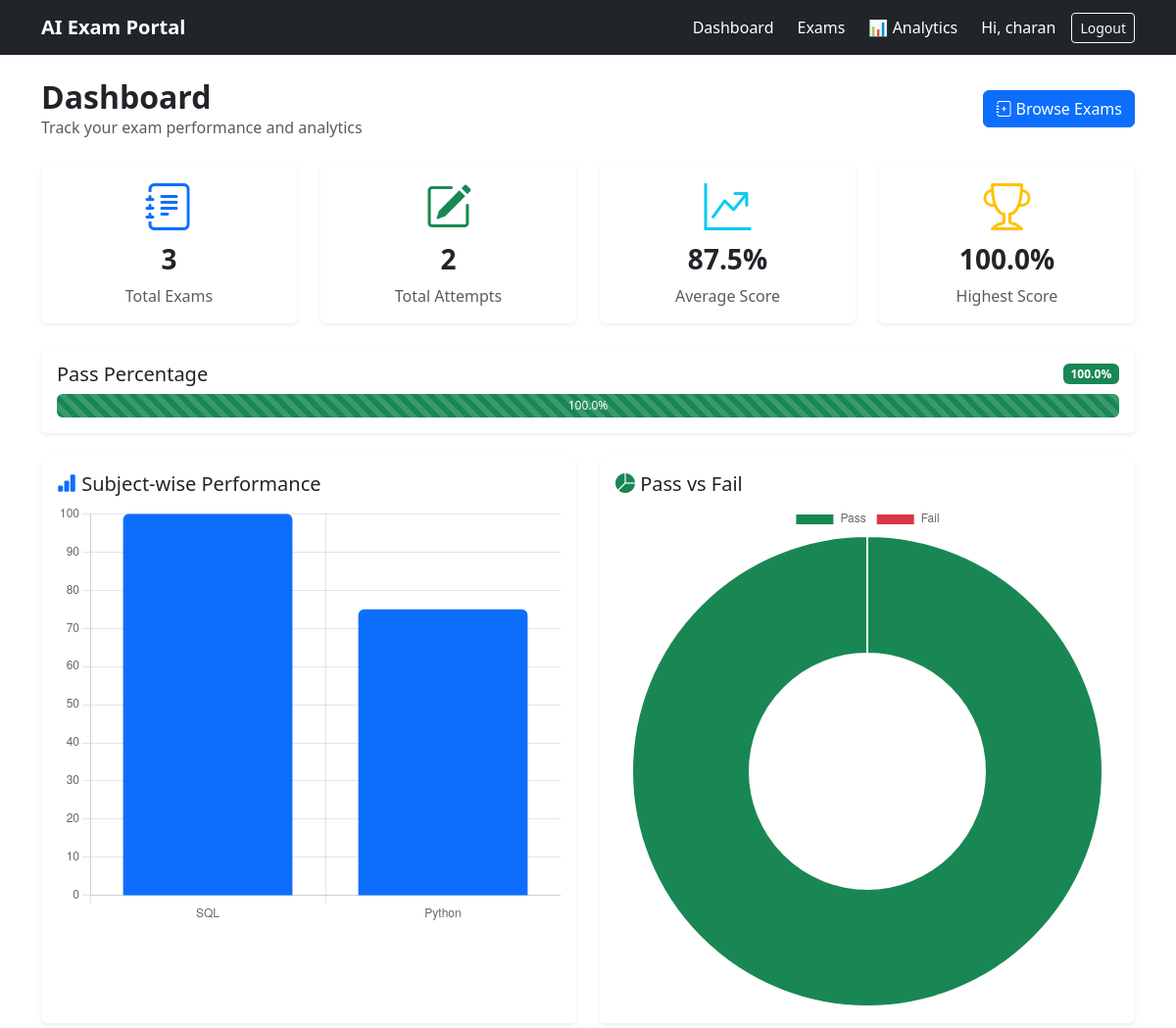
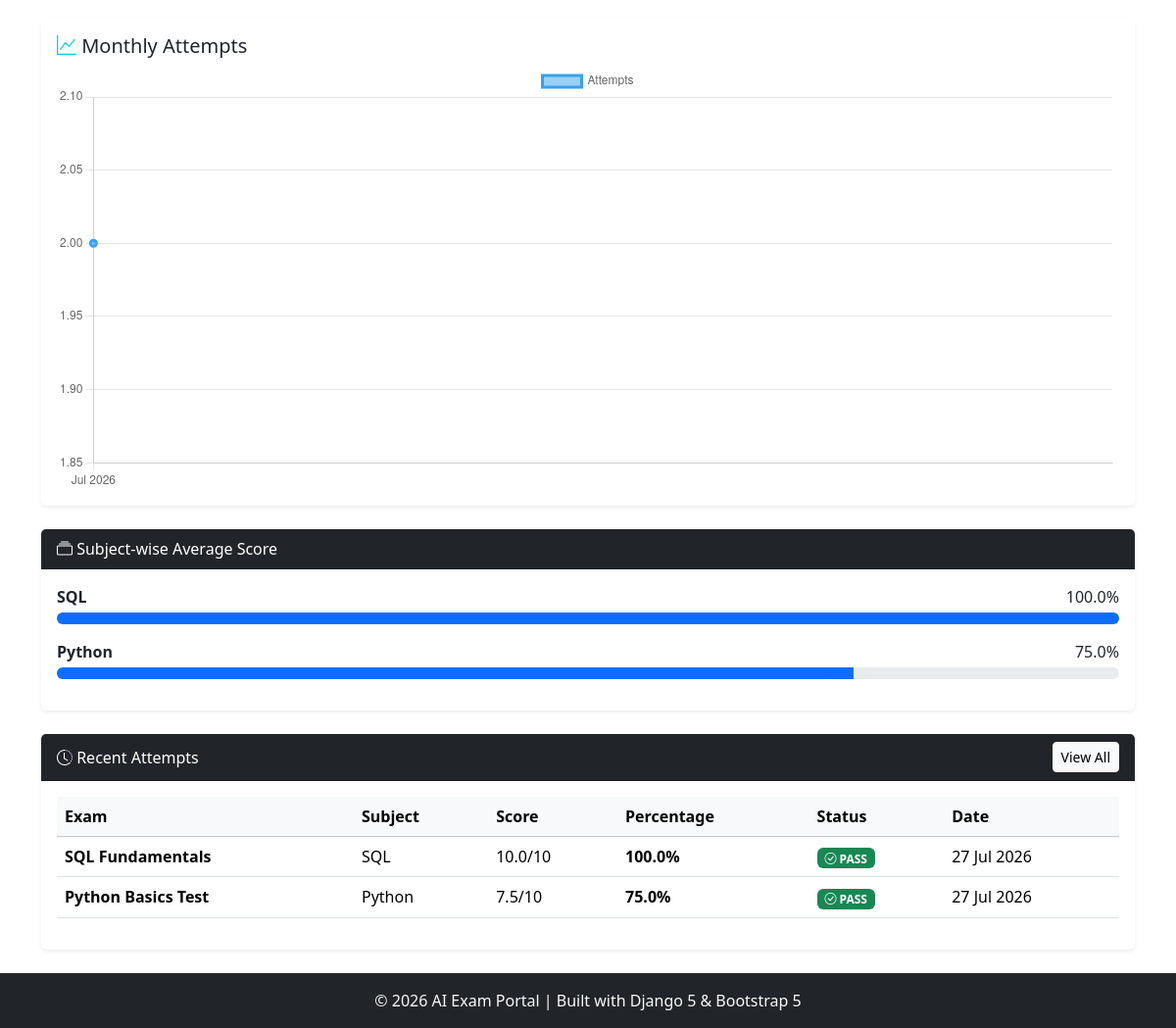
The app's page / (signed in), older data (2 pictures, top to bottom).
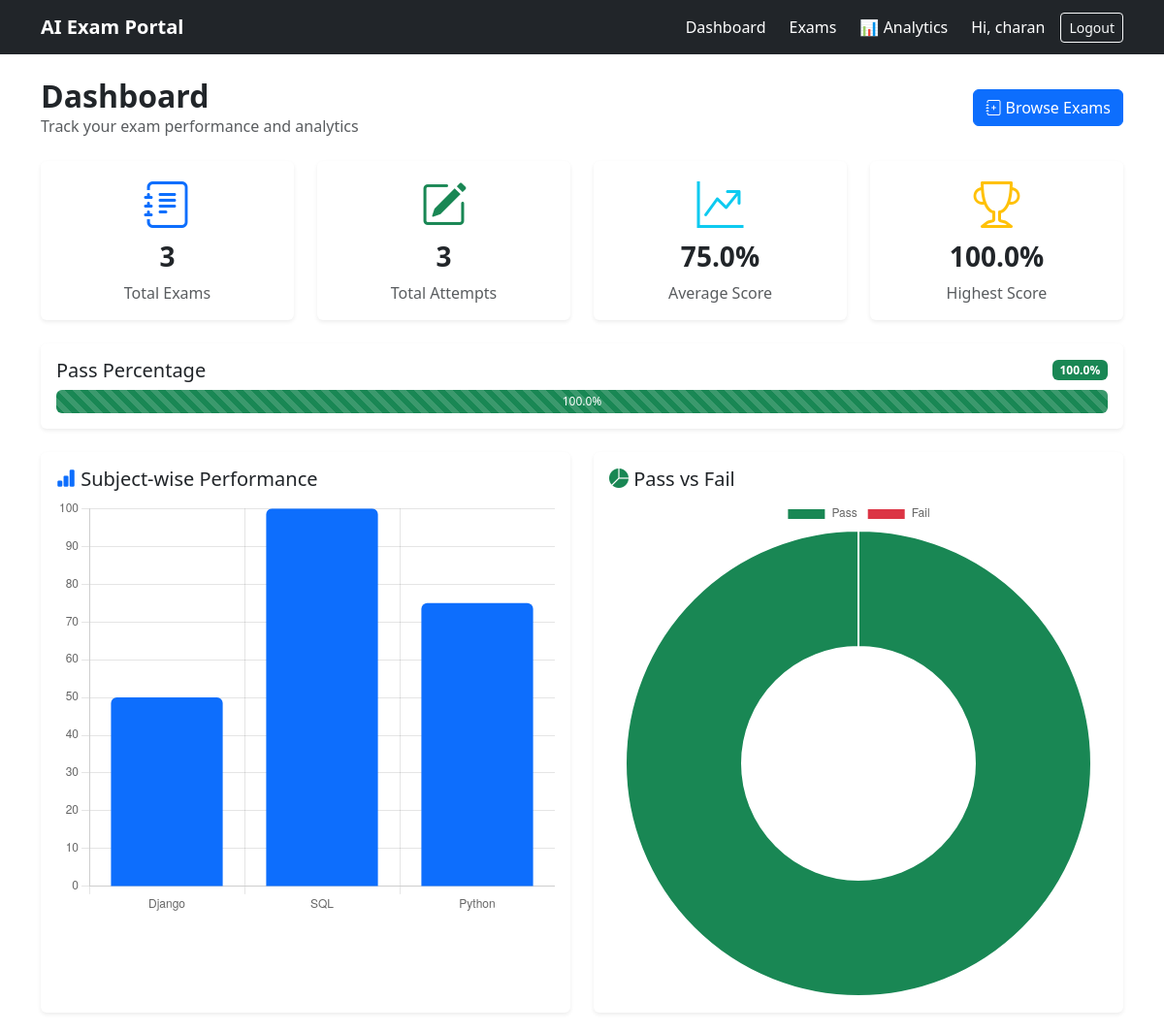
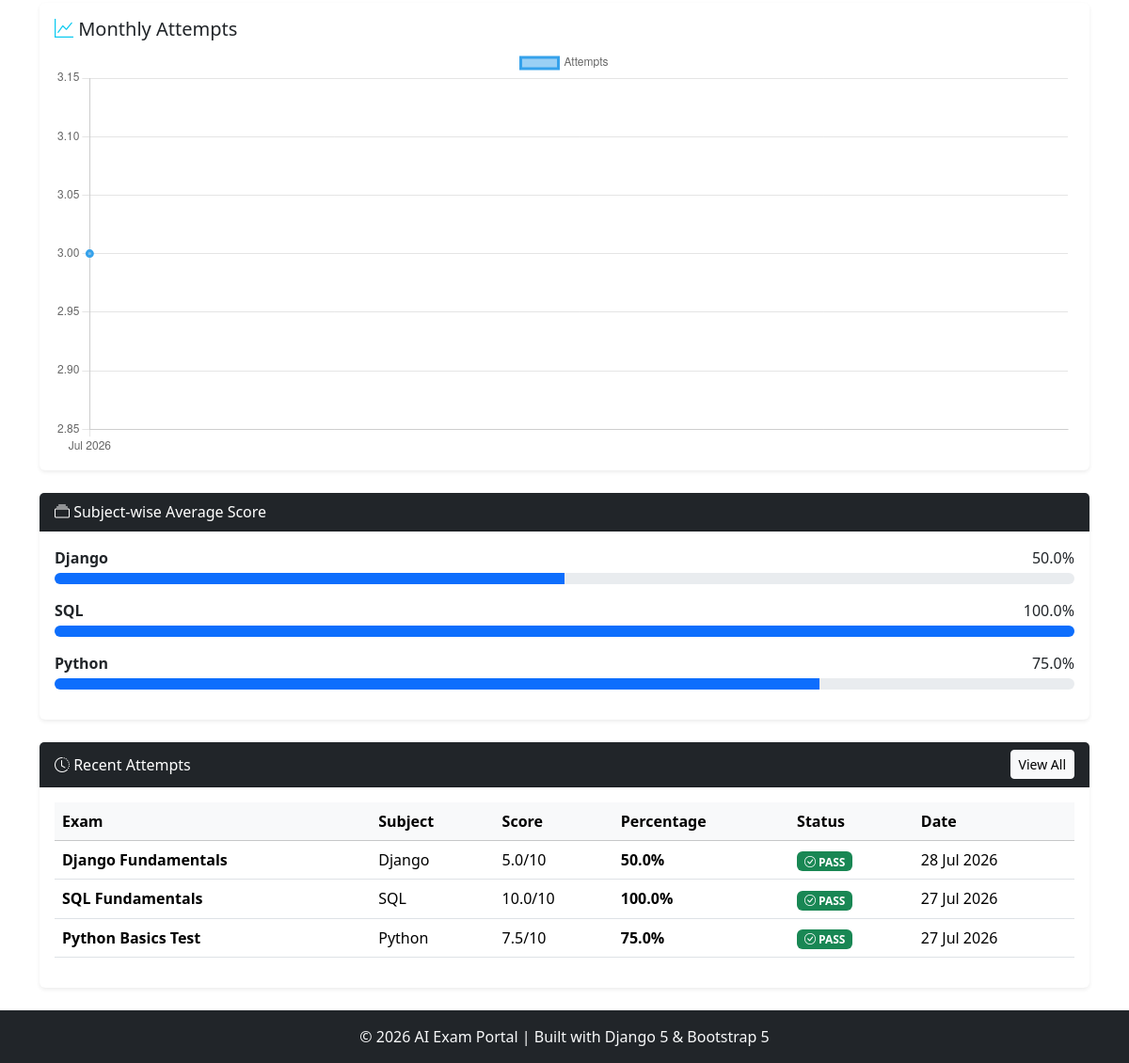
The same page, newer data (2 pictures, top to bottom).
### exams/models.py (models this page shows, shortened)
class Exam(models.Model):
    DIFFICULTY_CHOICES = [
        ('Easy', 'Easy'),
        ('Medium', 'Medium'),
        ('Hard', 'Hard'),
    ]
    title = models.CharField(max_length=200)
    subject = models.CharField(max_length=100)
    description = models.TextField(blank=True)
    duration_minutes = models.PositiveIntegerField(default=30)
    negative_marking = models.BooleanField(
        default=False,
        help_text="Enable negative marking for incorrect answers."
    )
    negative_marks = models.FloatField(
        default=0.25,
        help_text="Marks deducted for each incorrect answer."
    )
    difficulty = models.CharField(
        max_length=10,
        choices=DIFFICULTY_CHOICES
    )
    created_by = models.ForeignKey(
        User,
        on_delete=models.CASCADE
    )
    created_at = models.DateTimeField(
        auto_now_add=True
    )
    class Meta:
        ordering = ['-created_at']

class ExamAttempt(models.Model):
    student = models.ForeignKey(
        User,
        on_delete=models.CASCADE,
        related_name="exam_attempts"
    )
    exam = models.ForeignKey(
        Exam,
        on_delete=models.CASCADE,
        related_name="attempts"
    )
    started_at = models.DateTimeField(
        auto_now_add=True
    )
    submitted_at = models.DateTimeField(
        null=True,
        blank=True
    )
    score = models.FloatField(
        default=0
    )
    total_marks = models.PositiveIntegerField(
        default=0
    )
    is_submitted = models.BooleanField(
        default=False
    )
    class Meta:
        ordering = ['-started_at']
        constraints = [
            models.UniqueConstraint(
                fields=[
                    'student',
                    'exam'
                ],
                condition=Q(
                    is_submitted=True
                ),
                name="unique_submitted_attempt"
            )
        ]
    @property
    def percentage(self):
        if self.total_marks == 0:
            return 0
        return round(
            (self.score / self.total_marks) * 100,
            2
        )
    @property
    def is_passed(self):
        return self.percentage >= 40

### exams/views.py (the view)
# urls.py: path('', DashboardView.as_view(), name='dashboard'),
class DashboardView(LoginRequiredMixin, TemplateView):
    template_name = "dashboard.html"
    def get_context_data(self, **kwargs):
        context = super().get_context_data(**kwargs)
        attempts = ExamAttempt.objects.filter(
            student=self.request.user,
            is_submitted=True
        ).select_related("exam")
        percentages = []
        for attempt in attempts:
            if attempt.total_marks > 0:
                percentages.append(
                    (attempt.score / attempt.total_marks) * 100
                )
        average_score = (
            round(sum(percentages) / len(percentages), 2)
            if percentages else 0
        )
        highest_score = (
            round(max(percentages), 2)
            if percentages else 0
        )
        passed_count = sum(
            1 for p in percentages if p >= 40
        )
        failed_count = len(percentages) - passed_count
        pass_percentage = (
            round((passed_count / len(percentages)) * 100, 2)
            if percentages else 0
        )
        subject_stats = []
        subjects = attempts.values_list(
            "exam__subject",
            flat=True
        ).distinct()
        for subject in subjects:
            subject_attempts = attempts.filter(
                exam__subject=subject
            )
            subject_percentages = []
            for attempt in subject_attempts:
                if attempt.total_marks > 0:
                    subject_percentages.append(
                        (attempt.score / attempt.total_marks) * 100
                    )
            avg_percentage = (
                round(
                    sum(subject_percentages) / len(subject_percentages),
                    2
                )
                if subject_percentages else 0
            )
            subject_stats.append({
                "exam__subject": subject,
                "avg_score": avg_percentage,
            })
        monthly_attempts = (
            attempts
            .annotate(month=TruncMonth("submitted_at"))
            .values("month")
            .annotate(count=Count("id"))
            .order_by("month")
        )
        context.update({
            "total_exams": Exam.objects.count(),
            "total_attempts": attempts.count(),
            "average_score": average_score,
            "highest_score": highest_score,
            "pass_percentage": pass_percentage,
            "passed_count": passed_count,
            "failed_count": failed_count,
            "pass_count": passed_count,
            "fail_count": failed_count,
            "subject_stats": subject_stats,
            "monthly_attempts": monthly_attempts,
            "recent_attempts": attempts.order_by(
                "-submitted_at"
            )[:5],
        })
        return context

### templates/dashboard.html (shortened to what the changed rows need)
{% extends 'base.html' %}
{% block content %}
<div class="d-flex justify-content-between align-items-center mb-4">
    <div>
        <h2 class="fw-bold mb-0">Dashboard</h2>
    </div>
</div>
<div class="row g-4 mb-4">
    <div class="col-md-3">
        <div class="card border-0 shadow-sm h-100">
            <div class="card-body text-center">
                <i class="bi bi-pencil-square display-5 text-success"></i>
                <h3 class="fw-bold mt-2">{{ total_attempts }}</h3>
                <p class="text-muted mb-0">Total Attempts</p>
            </div>
        </div>
    </div>
    <div class="col-md-3">
        <div class="card border-0 shadow-sm h-100">
            <div class="card-body text-center">
                <i class="bi bi-graph-up-arrow display-5 text-info"></i>
                <h3 class="fw-bold mt-2">{{ average_score|default:0 }}%</h3>
                <p class="text-muted mb-0">Average Score</p>
            </div>
        </div>
    </div>
</div>
<div class="row g-4 mb-4">
    <div class="col-lg-6">
        <div class="card border-0 shadow-sm h-100">
            <div class="card-body">
                <h5 class="card-title">
                    <i class="bi bi-bar-chart-fill text-primary"></i>
                    Subject-wise Performance
                </h5>
                <canvas id="subjectChart" height="250"></canvas>
            </div>
        </div>
    </div>
</div>
<div class="card border-0 shadow-sm mb-4">
    <div class="card-body">
        <h5 class="card-title">
            <i class="bi bi-graph-up text-info"></i>
            Monthly Attempts
        </h5>
        <canvas id="monthlyChart" height="120"></canvas>
    </div>
</div>
<div class="card border-0 shadow-sm mb-4">
    <div class="card-body">
        {% if subject_stats %}
            {% for stat in subject_stats %}
                <div class="mb-3">
                    <div class="d-flex justify-content-between mb-1">
                        <span class="fw-semibold">{{ stat.exam__subject }}</span>
                        <span>{{ stat.avg_score|default:0|floatformat:1 }}%</span>
                    </div>
                    <div class="progress" style="height: 12px;">
                        <div class="progress-bar bg-primary"
                             role="progressbar"
                             style="width: {{ stat.avg_score|default:0 }}%">
                        </div>
                    </div>
                </div>
            {% endfor %}
        {% else %}
            <div class="text-center py-4">
                <i class="bi bi-bar-chart display-5 text-muted"></i>
                <p class="text-muted mt-3 mb-0">No subject statistics available yet.</p>
            </div>
        {% endif %}
    </div>
</div>
<div class="card border-0 shadow-sm">
    <div class="card-body">
        {% if recent_attempts %}
            <div class="table-responsive">
                <table class="table table-hover align-middle">
                    <thead class="table-light">
                        <tr>
                            <th>Exam</th>
                            <th>Subject</th>
                            <th>Score</th>
                            <th>Percentage</th>
                            <th>Status</th>
                            <th>Date</th>
                        </tr>
                    </thead>
                    <tbody>
                        {% for attempt in recent_attempts %}
                        <tr>
                            <td class="fw-semibold">{{ attempt.exam.title }}</td>
                            <td>{{ attempt.exam.subject }}</td>
                            <td>{{ attempt.score }}/{{ attempt.total_marks }}</td>
                            <td>
                                <span class="fw-semibold">
                                    {{ attempt.percentage|floatformat:1 }}%
                                </span>
                            </td>
                            <td>
                                {% if attempt.is_passed %}
                                    <span class="badge bg-success">
                                        <i class="bi bi-check-circle"></i> PASS
                                    </span>
                                {% else %}
                                    <span class="badge bg-danger">
                                        <i class="bi bi-x-circle"></i> FAIL
                                    </span>
                                {% endif %}
                            </td>
                            <td>{{ attempt.submitted_at|date:"d M Y" }}</td>
                        </tr>
                        {% endfor %}
                    </tbody>
                </table>
            </div>
        {% endif %}
    </div>
</div>
{% endblock %}
{% block extra_js %}
<script>
// Subject-wise chart
const subjectLabels = [
    {% for s in subject_stats %}
        "{{ s.exam__subject }}"{% if not forloop.last %},{% endif %}
    {% empty %}
        "No Data"
    {% endfor %}
];
const subjectScores = [
    {% for s in subject_stats %}
        {{ s.avg_score|default:0|floatformat:0 }}{% if not forloop.last %},{% endif %}
    {% empty %}
        0
    {% endfor %}
];
new Chart(document.getElementById('subjectChart'), {
    type: 'bar',
    data: {
        labels: subjectLabels,
        datasets: [{
            label: 'Average Score (%)',
            data: subjectScores,
            backgroundColor: '#0d6efd',
            borderRadius: 6
        }]
    },
    options: {
        responsive: true,
        plugins: {
            legend: { display: false }
        },
        scales: {
            y: {
                beginAtZero: true,
                max: 100
            }
        }
    }
});
// Pass vs Fail chart
new Chart(document.getElementById('resultChart'), {
    type: 'doughnut',
    data: {
        labels: ['Pass', 'Fail'],
        datasets: [{
            data: [{{ pass_count|default:0 }}, {{ fail_count|default:0 }}],
            backgroundColor: ['#198754', '#dc3545']
        }]
    },
    options: {
        responsive: true
    }
});
// Monthly attempts chart
const monthlyLabels = [
    {% for m in monthly_attempts %}
        "{{ m.month|date:'M Y' }}"{% if not forloop.last %},{% endif %}
    {% empty %}
        "No Data"
    {% endfor %}
];
const monthlyCounts = [
    {% for m in monthly_attempts %}
        {{ m.count|default:0 }}{% if not forloop.last %},{% endif %}
    {% empty %}
        0
    {% endfor %}
];
new Chart(document.getElementById('monthlyChart'), {
    type: 'line',
    data: {
        labels: monthlyLabels,
        datasets: [{
            label: 'Attempts',
            data: monthlyCounts,
            tension: 0.4,
            fill: false,
            borderWidth: 3
        }]
    },
    options: {
        responsive: true
    }
});
</script>
{% endblock %}

Row changes from the older to the newer data that the page shows:
now on this page (row unchanged): Exam: exam__subject "Django", avg_score "50.0"
added ExamAttempt: exam "Django Fundamentals", exam.subject "Django", score "5.0", total_marks "10", percentage "50.0", shows "PASS", submitted_at "28 Jul 2026"
Text that changed along with them:
{{ total_attempts }}: "2" → "3"
{{ average_score|default:0 }}: "87.5" → "75.0"
chart data {{ s.exam__subject }}: SQL, Python → Django, SQL, Python
chart data {{ s.avg_score|default:0|floatformat:0 }}: 100, 75 → 50, 100, 75
chart data {{ m.count|default:0 }}: 2 → 3
